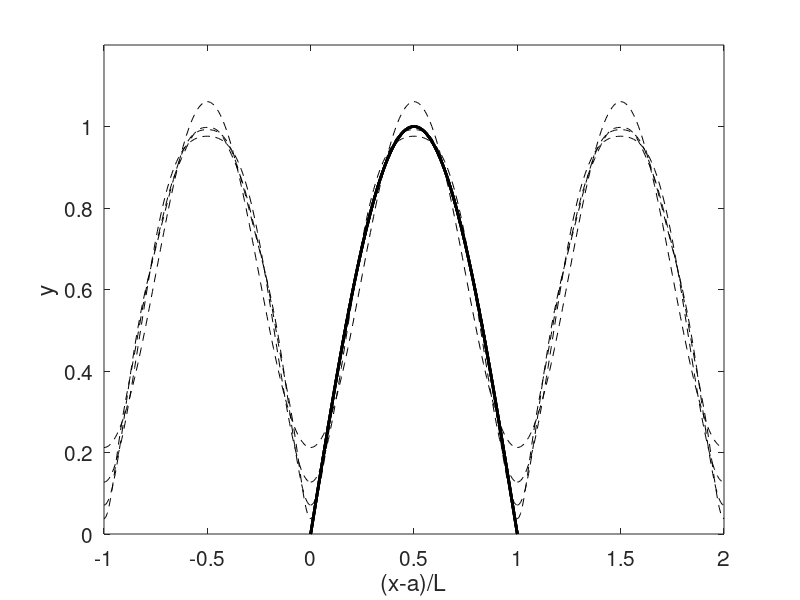

The MATLAB script that drew this image:
clear all
close all

%------
% prepare a graph of the cosine Fourier series
% of the sine function
%------

a = 0.1;
b = 2.45;

nplt =128;

%---
% prepare
%---

L = b-a;
Dx = L/nplt;

figure(1)
hold on
axis([-1, 2, 0, 1.2])
xlabel('(x-a)/L','fontsize',15)
ylabel('y','fontsize',15)
set(gca,'fontsize',15)
box

nf = 1; % number of Fourier terms
        % (will be doubled)

%---
for iloopf = 1:4
%---

nf = 2*nf;

%---
for ip=-1:1

for i=1:nplt+1
 x(i) = a +(i-1)*Dx+ip*L;
 xh = x(i)-a;

 ssm = 0.5;
 for p=2:2:nf
  ssm = ssm - cos(p*pi*xh/L)/(p*p-1);
 end

 smm = 0.0;
 for p=2:2:nf
  smm = smm - p^2*cos(p*pi*xh/L)/(p*p-1);
 end

 xplot(i) = (x(i)-a)/L;
 y(i) = 4.0*ssm/pi;
 w(i) = 4.0*smm/pi;
 z(i) = sin(pi*xh/L);
end

figure(1)
plot(xplot,y,'k--');
%plot(xplot,w,'k--');

if(ip==0)
 plot(xplot,z,'k','linewidth',2);
end

end
%---

%---
end
%---
